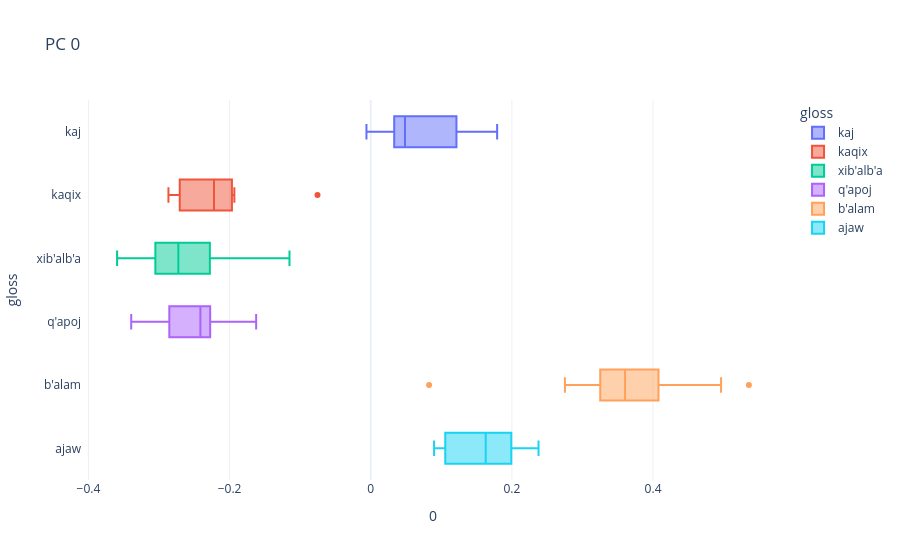
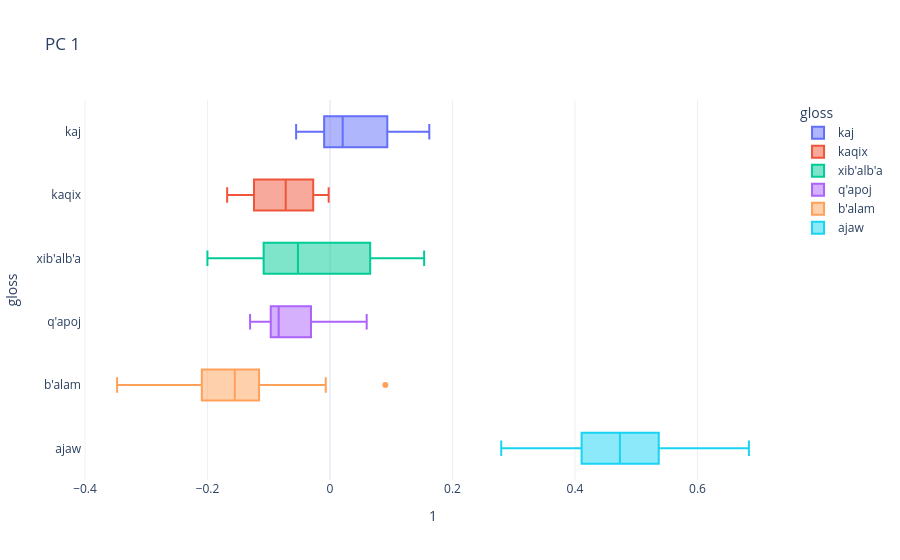
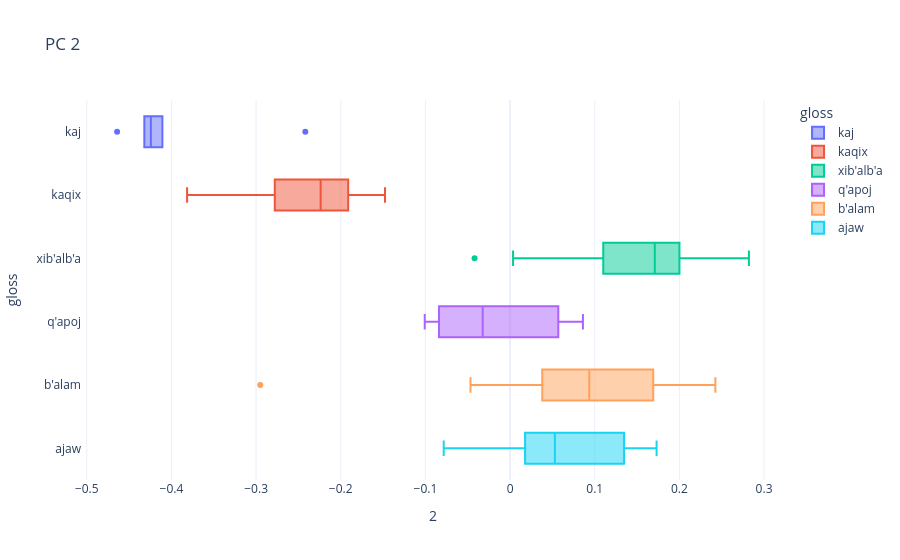
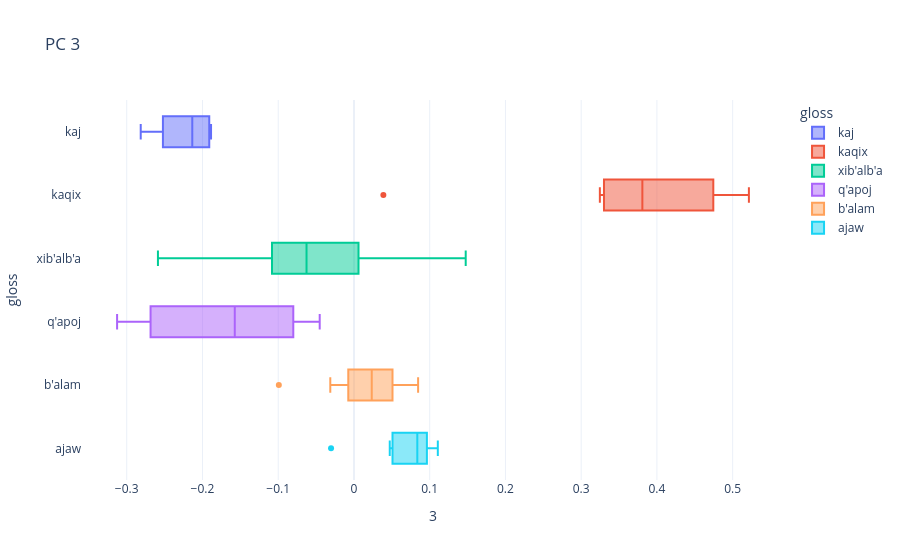

Write notebook code for charts like these, in order.
### Code cell
for i in range(n_comps):
    comp_box(i)

### Figure 1 — Plotly figure (JSON) as saved in the notebook; plotly's stock layout.template omitted (floating-point values rounded to 4 significant figures)
{"data": [{"alignmentgroup": "True", "hovertemplate": "gloss=%{y}<br>0=%{x}<extra></extra>", "legendgroup": "kaj", "marker": {"color": "#636efa"}, "name": "kaj", "notched": false, "offsetgroup": "kaj", "orientation": "h", "showlegend": true, "type": "box", "x": [0.0586, 0.03325, 0.03843, -0.006076, 0.1214, 0.1791], "x0": " ", "xaxis": "x", "y": ["kaj", "kaj", "kaj", "kaj", "kaj", "kaj"], "y0": " ", "yaxis": "y"}, {"alignmentgroup": "True", "hovertemplate": "gloss=%{y}<br>0=%{x}<extra></extra>", "legendgroup": "kaqix", "marker": {"color": "#EF553B"}, "name": "kaqix", "notched": false, "offsetgroup": "kaqix", "orientation": "h", "showlegend": true, "type": "box", "x": [-0.07544, -0.2805, -0.2866, -0.1932, -0.2409, -0.207, -0.2221], "x0": " ", "xaxis": "x", "y": ["kaqix", "kaqix", "kaqix", "kaqix", "kaqix", "kaqix", "kaqix"], "y0": " ", "yaxis": "y"}, {"alignmentgroup": "True", "hovertemplate": "gloss=%{y}<br>0=%{x}<extra></extra>", "legendgroup": "xib'alb'a", "marker": {"color": "#00cc96"}, "name": "xib'alb'a", "notched": false, "offsetgroup": "xib'alb'a", "orientation": "h", "showlegend": true, "type": "box", "x": [-0.3012, -0.2721, -0.2731, -0.1731, -0.3091, -0.2212, -0.3181, -0.3177, -0.3594, -0.2411, -0.2347, -0.2871, -0.2653, -0.2112, -0.2774, -0.1151], "x0": " ", "xaxis": "x", "y": ["xib'alb'a", "xib'alb'a", "xib'alb'a", "xib'alb'a", "xib'alb'a", "xib'alb'a", "xib'alb'a", "xib'alb'a", "xib'alb'a", "xib'alb'a", "xib'alb'a", "xib'alb'a", "xib'alb'a", "xib'alb'a", "xib'alb'a", "xib'alb'a"], "y0": " ", "yaxis": "y"}, {"alignmentgroup": "True", "hovertemplate": "gloss=%{y}<br>0=%{x}<extra></extra>", "legendgroup": "q'apoj", "marker": {"color": "#ab63fa"}, "name": "q'apoj", "notched": false, "offsetgroup": "q'apoj", "orientation": "h", "showlegend": true, "type": "box", "x": [-0.295, -0.2566, -0.3394, -0.2272, -0.2284, -0.2414, -0.1624], "x0": " ", "xaxis": "x", "y": ["q'apoj", "q'apoj", "q'apoj", "q'apoj", "q'apoj", "q'apoj", "q'apoj"], "y0": " ", "yaxis": "y"}, {"alignmentgroup": "True", "hovertemplate": "gloss=%{y}<br>0=%{x}<extra></extra>", "legendgroup": "b'alam", "marker": {"color": "#FFA15A"}, "name": "b'alam", "notched": false, "offsetgroup": "b'alam", "orientation": "h", "showlegend": true, "type": "box", "x": [0.3195, 0.5358, 0.3614, 0.4066, 0.2946, 0.4964, 0.4273, 0.3593, 0.3309, 0.4089, 0.08267, 0.2752, 0.3879, 0.3427, 0.3409, 0.3754], "x0": " ", "xaxis": "x", "y": ["b'alam", "b'alam", "b'alam", "b'alam", "b'alam", "b'alam", "b'alam", "b'alam", "b'alam", "b'alam", "b'alam", "b'alam", "b'alam", "b'alam", "b'alam", "b'alam"], "y0": " ", "yaxis": "y"}, {"alignmentgroup": "True", "hovertemplate": "gloss=%{y}<br>0=%{x}<extra></extra>", "legendgroup": "ajaw", "marker": {"color": "#19d3f3"}, "name": "ajaw", "notched": false, "offsetgroup": "ajaw", "orientation": "h", "showlegend": true, "type": "box", "x": [0.1745, 0.1514, 0.08974, 0.1747, 0.118, 0.2237, 0.2377, 0.09318], "x0": " ", "xaxis": "x", "y": ["ajaw", "ajaw", "ajaw", "ajaw", "ajaw", "ajaw", "ajaw", "ajaw"], "y0": " ", "yaxis": "y"}], "layout": {"boxmode": "overlay", "legend": {"title": {"text": "gloss"}, "tracegroupgap": 0}, "title": {"text": "PC 0"}, "xaxis": {"anchor": "y", "domain": [0, 1], "title": {"text": "0"}}, "yaxis": {"anchor": "x", "categoryarray": ["ajaw", "b'alam", "q'apoj", "xib'alb'a", "kaqix", "kaj"], "categoryorder": "array", "domain": [0, 1], "title": {"text": "gloss"}}}}

### Figure 2 — Plotly figure (JSON) as saved in the notebook; plotly's stock layout.template omitted (floating-point values rounded to 4 significant figures)
{"data": [{"alignmentgroup": "True", "hovertemplate": "gloss=%{y}<br>1=%{x}<extra></extra>", "legendgroup": "kaj", "marker": {"color": "#636efa"}, "name": "kaj", "notched": false, "offsetgroup": "kaj", "orientation": "h", "showlegend": true, "type": "box", "x": [0.1621, 0.003209, 0.03815, -0.05531, 0.09357, -0.009575], "x0": " ", "xaxis": "x", "y": ["kaj", "kaj", "kaj", "kaj", "kaj", "kaj"], "y0": " ", "yaxis": "y"}, {"alignmentgroup": "True", "hovertemplate": "gloss=%{y}<br>1=%{x}<extra></extra>", "legendgroup": "kaqix", "marker": {"color": "#EF553B"}, "name": "kaqix", "notched": false, "offsetgroup": "kaqix", "orientation": "h", "showlegend": true, "type": "box", "x": [-0.01285, -0.07232, -0.002183, -0.1178, -0.1679, -0.1263, -0.07111], "x0": " ", "xaxis": "x", "y": ["kaqix", "kaqix", "kaqix", "kaqix", "kaqix", "kaqix", "kaqix"], "y0": " ", "yaxis": "y"}, {"alignmentgroup": "True", "hovertemplate": "gloss=%{y}<br>1=%{x}<extra></extra>", "legendgroup": "xib'alb'a", "marker": {"color": "#00cc96"}, "name": "xib'alb'a", "notched": false, "offsetgroup": "xib'alb'a", "orientation": "h", "showlegend": true, "type": "box", "x": [0.1212, 0.04678, -0.02054, -0.1685, -0.03595, -0.1234, -0.09328, -0.06876, -0.1671, -0.03288, -0.2002, -0.07277, -0.07178, 0.1537, 0.1438, 0.08436], "x0": " ", "xaxis": "x", "y": ["xib'alb'a", "xib'alb'a", "xib'alb'a", "xib'alb'a", "xib'alb'a", "xib'alb'a", "xib'alb'a", "xib'alb'a", "xib'alb'a", "xib'alb'a", "xib'alb'a", "xib'alb'a", "xib'alb'a", "xib'alb'a", "xib'alb'a", "xib'alb'a"], "y0": " ", "yaxis": "y"}, {"alignmentgroup": "True", "hovertemplate": "gloss=%{y}<br>1=%{x}<extra></extra>", "legendgroup": "q'apoj", "marker": {"color": "#ab63fa"}, "name": "q'apoj", "notched": false, "offsetgroup": "q'apoj", "orientation": "h", "showlegend": true, "type": "box", "x": [-0.01758, 0.05989, -0.08383, -0.07153, -0.1305, -0.09558, -0.09719], "x0": " ", "xaxis": "x", "y": ["q'apoj", "q'apoj", "q'apoj", "q'apoj", "q'apoj", "q'apoj", "q'apoj"], "y0": " ", "yaxis": "y"}, {"alignmentgroup": "True", "hovertemplate": "gloss=%{y}<br>1=%{x}<extra></extra>", "legendgroup": "b'alam", "marker": {"color": "#FFA15A"}, "name": "b'alam", "notched": false, "offsetgroup": "b'alam", "orientation": "h", "showlegend": true, "type": "box", "x": [0.09037, -0.2225, -0.3477, -0.3392, -0.1148, -0.2149, -0.2038, -0.1414, -0.1696, -0.2006, -0.1169, -0.1031, -0.193, -0.1233, -0.1183, -0.006972], "x0": " ", "xaxis": "x", "y": ["b'alam", "b'alam", "b'alam", "b'alam", "b'alam", "b'alam", "b'alam", "b'alam", "b'alam", "b'alam", "b'alam", "b'alam", "b'alam", "b'alam", "b'alam", "b'alam"], "y0": " ", "yaxis": "y"}, {"alignmentgroup": "True", "hovertemplate": "gloss=%{y}<br>1=%{x}<extra></extra>", "legendgroup": "ajaw", "marker": {"color": "#19d3f3"}, "name": "ajaw", "notched": false, "offsetgroup": "ajaw", "orientation": "h", "showlegend": true, "type": "box", "x": [0.4337, 0.4638, 0.684, 0.3879, 0.4829, 0.2796, 0.5145, 0.5591], "x0": " ", "xaxis": "x", "y": ["ajaw", "ajaw", "ajaw", "ajaw", "ajaw", "ajaw", "ajaw", "ajaw"], "y0": " ", "yaxis": "y"}], "layout": {"boxmode": "overlay", "legend": {"title": {"text": "gloss"}, "tracegroupgap": 0}, "title": {"text": "PC 1"}, "xaxis": {"anchor": "y", "domain": [0, 1], "title": {"text": "1"}}, "yaxis": {"anchor": "x", "categoryarray": ["ajaw", "b'alam", "q'apoj", "xib'alb'a", "kaqix", "kaj"], "categoryorder": "array", "domain": [0, 1], "title": {"text": "gloss"}}}}

### Figure 3 — Plotly figure (JSON) as saved in the notebook; plotly's stock layout.template omitted (floating-point values rounded to 4 significant figures)
{"data": [{"alignmentgroup": "True", "hovertemplate": "gloss=%{y}<br>2=%{x}<extra></extra>", "legendgroup": "kaj", "marker": {"color": "#636efa"}, "name": "kaj", "notched": false, "offsetgroup": "kaj", "orientation": "h", "showlegend": true, "type": "box", "x": [-0.4298, -0.4188, -0.4642, -0.2419, -0.432, -0.4107], "x0": " ", "xaxis": "x", "y": ["kaj", "kaj", "kaj", "kaj", "kaj", "kaj"], "y0": " ", "yaxis": "y"}, {"alignmentgroup": "True", "hovertemplate": "gloss=%{y}<br>2=%{x}<extra></extra>", "legendgroup": "kaqix", "marker": {"color": "#EF553B"}, "name": "kaqix", "notched": false, "offsetgroup": "kaqix", "orientation": "h", "showlegend": true, "type": "box", "x": [-0.3815, -0.2237, -0.1477, -0.1884, -0.1997, -0.2759, -0.2786], "x0": " ", "xaxis": "x", "y": ["kaqix", "kaqix", "kaqix", "kaqix", "kaqix", "kaqix", "kaqix"], "y0": " ", "yaxis": "y"}, {"alignmentgroup": "True", "hovertemplate": "gloss=%{y}<br>2=%{x}<extra></extra>", "legendgroup": "xib'alb'a", "marker": {"color": "#00cc96"}, "name": "xib'alb'a", "notched": false, "offsetgroup": "xib'alb'a", "orientation": "h", "showlegend": true, "type": "box", "x": [0.1881, 0.212, 0.2448, 0.01407, 0.1658, 0.00353, 0.1617, 0.1755, 0.1614, 0.167, 0.1748, 0.05872, 0.1822, 0.2821, 0.2697, -0.04195], "x0": " ", "xaxis": "x", "y": ["xib'alb'a", "xib'alb'a", "xib'alb'a", "xib'alb'a", "xib'alb'a", "xib'alb'a", "xib'alb'a", "xib'alb'a", "xib'alb'a", "xib'alb'a", "xib'alb'a", "xib'alb'a", "xib'alb'a", "xib'alb'a", "xib'alb'a", "xib'alb'a"], "y0": " ", "yaxis": "y"}, {"alignmentgroup": "True", "hovertemplate": "gloss=%{y}<br>2=%{x}<extra></extra>", "legendgroup": "q'apoj", "marker": {"color": "#ab63fa"}, "name": "q'apoj", "notched": false, "offsetgroup": "q'apoj", "orientation": "h", "showlegend": true, "type": "box", "x": [0.07038, 0.08604, 0.01674, -0.1008, -0.09287, -0.05735, -0.03233], "x0": " ", "xaxis": "x", "y": ["q'apoj", "q'apoj", "q'apoj", "q'apoj", "q'apoj", "q'apoj", "q'apoj"], "y0": " ", "yaxis": "y"}, {"alignmentgroup": "True", "hovertemplate": "gloss=%{y}<br>2=%{x}<extra></extra>", "legendgroup": "b'alam", "marker": {"color": "#FFA15A"}, "name": "b'alam", "notched": false, "offsetgroup": "b'alam", "orientation": "h", "showlegend": true, "type": "box", "x": [-0.2951, 0.08966, 0.199, 0.1425, -0.0362, 0.07282, -0.04673, 0.04336, 0.09734, 0.1898, 0.2063, 0.2425, 0.1484, 0.1217, 0.03264, 0.0705], "x0": " ", "xaxis": "x", "y": ["b'alam", "b'alam", "b'alam", "b'alam", "b'alam", "b'alam", "b'alam", "b'alam", "b'alam", "b'alam", "b'alam", "b'alam", "b'alam", "b'alam", "b'alam", "b'alam"], "y0": " ", "yaxis": "y"}, {"alignmentgroup": "True", "hovertemplate": "gloss=%{y}<br>2=%{x}<extra></extra>", "legendgroup": "ajaw", "marker": {"color": "#19d3f3"}, "name": "ajaw", "notched": false, "offsetgroup": "ajaw", "orientation": "h", "showlegend": true, "type": "box", "x": [0.03674, 0.03246, 0.1731, 0.1431, 0.002945, -0.07841, 0.1262, 0.06916], "x0": " ", "xaxis": "x", "y": ["ajaw", "ajaw", "ajaw", "ajaw", "ajaw", "ajaw", "ajaw", "ajaw"], "y0": " ", "yaxis": "y"}], "layout": {"boxmode": "overlay", "legend": {"title": {"text": "gloss"}, "tracegroupgap": 0}, "title": {"text": "PC 2"}, "xaxis": {"anchor": "y", "domain": [0, 1], "title": {"text": "2"}}, "yaxis": {"anchor": "x", "categoryarray": ["ajaw", "b'alam", "q'apoj", "xib'alb'a", "kaqix", "kaj"], "categoryorder": "array", "domain": [0, 1], "title": {"text": "gloss"}}}}

### Figure 4 — Plotly figure (JSON) as saved in the notebook; plotly's stock layout.template omitted (floating-point values rounded to 4 significant figures)
{"data": [{"alignmentgroup": "True", "hovertemplate": "gloss=%{y}<br>3=%{x}<extra></extra>", "legendgroup": "kaj", "marker": {"color": "#636efa"}, "name": "kaj", "notched": false, "offsetgroup": "kaj", "orientation": "h", "showlegend": true, "type": "box", "x": [-0.2353, -0.2522, -0.1916, -0.1887, -0.1911, -0.2815], "x0": " ", "xaxis": "x", "y": ["kaj", "kaj", "kaj", "kaj", "kaj", "kaj"], "y0": " ", "yaxis": "y"}, {"alignmentgroup": "True", "hovertemplate": "gloss=%{y}<br>3=%{x}<extra></extra>", "legendgroup": "kaqix", "marker": {"color": "#EF553B"}, "name": "kaqix", "notched": false, "offsetgroup": "kaqix", "orientation": "h", "showlegend": true, "type": "box", "x": [0.3464, 0.4457, 0.5214, 0.3247, 0.484, 0.3808, 0.03883], "x0": " ", "xaxis": "x", "y": ["kaqix", "kaqix", "kaqix", "kaqix", "kaqix", "kaqix", "kaqix"], "y0": " ", "yaxis": "y"}, {"alignmentgroup": "True", "hovertemplate": "gloss=%{y}<br>3=%{x}<extra></extra>", "legendgroup": "xib'alb'a", "marker": {"color": "#00cc96"}, "name": "xib'alb'a", "notched": false, "offsetgroup": "xib'alb'a", "orientation": "h", "showlegend": true, "type": "box", "x": [-0.1124, -0.06963, -0.1006, -0.0003874, -0.2588, 0.07666, -0.1214, 0.01241, 0.1475, 0.05442, -0.07147, -0.104, -0.02764, -0.05563, -0.05252, -0.1987], "x0": " ", "xaxis": "x", "y": ["xib'alb'a", "xib'alb'a", "xib'alb'a", "xib'alb'a", "xib'alb'a", "xib'alb'a", "xib'alb'a", "xib'alb'a", "xib'alb'a", "xib'alb'a", "xib'alb'a", "xib'alb'a", "xib'alb'a", "xib'alb'a", "xib'alb'a", "xib'alb'a"], "y0": " ", "yaxis": "y"}, {"alignmentgroup": "True", "hovertemplate": "gloss=%{y}<br>3=%{x}<extra></extra>", "legendgroup": "q'apoj", "marker": {"color": "#ab63fa"}, "name": "q'apoj", "notched": false, "offsetgroup": "q'apoj", "orientation": "h", "showlegend": true, "type": "box", "x": [-0.07112, -0.04524, -0.1071, -0.1574, -0.1924, -0.3127, -0.2939], "x0": " ", "xaxis": "x", "y": ["q'apoj", "q'apoj", "q'apoj", "q'apoj", "q'apoj", "q'apoj", "q'apoj"], "y0": " ", "yaxis": "y"}, {"alignmentgroup": "True", "hovertemplate": "gloss=%{y}<br>3=%{x}<extra></extra>", "legendgroup": "b'alam", "marker": {"color": "#FFA15A"}, "name": "b'alam", "notched": false, "offsetgroup": "b'alam", "orientation": "h", "showlegend": true, "type": "box", "x": [-0.09919, 0.02249, -0.01963, 0.08079, 0.07295, 0.05384, 0.02449, -0.0009233, -0.03125, 0.0149, 0.0847, 0.04122, 0.04792, 0.01169, -0.01407, 0.02856], "x0": " ", "xaxis": "x", "y": ["b'alam", "b'alam", "b'alam", "b'alam", "b'alam", "b'alam", "b'alam", "b'alam", "b'alam", "b'alam", "b'alam", "b'alam", "b'alam", "b'alam", "b'alam", "b'alam"], "y0": " ", "yaxis": "y"}, {"alignmentgroup": "True", "hovertemplate": "gloss=%{y}<br>3=%{x}<extra></extra>", "legendgroup": "ajaw", "marker": {"color": "#19d3f3"}, "name": "ajaw", "notched": false, "offsetgroup": "ajaw", "orientation": "h", "showlegend": true, "type": "box", "x": [0.1107, 0.0545, 0.08163, 0.09855, 0.08565, -0.03026, 0.04726, 0.09404], "x0": " ", "xaxis": "x", "y": ["ajaw", "ajaw", "ajaw", "ajaw", "ajaw", "ajaw", "ajaw", "ajaw"], "y0": " ", "yaxis": "y"}], "layout": {"boxmode": "overlay", "legend": {"title": {"text": "gloss"}, "tracegroupgap": 0}, "title": {"text": "PC 3"}, "xaxis": {"anchor": "y", "domain": [0, 1], "title": {"text": "3"}}, "yaxis": {"anchor": "x", "categoryarray": ["ajaw", "b'alam", "q'apoj", "xib'alb'a", "kaqix", "kaj"], "categoryorder": "array", "domain": [0, 1], "title": {"text": "gloss"}}}}
